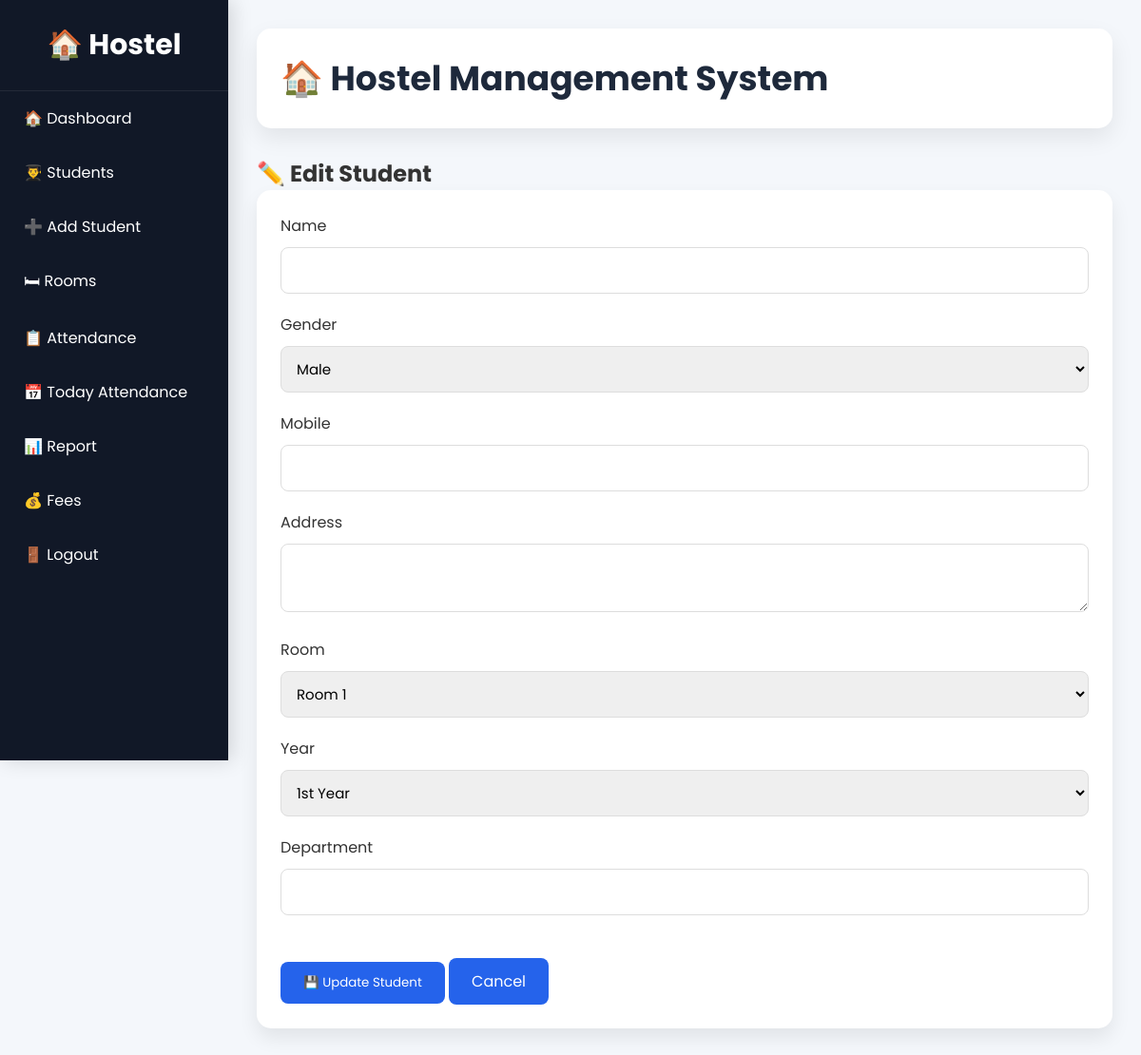
Before: /edit_student/2 (signed in) with the older database file.
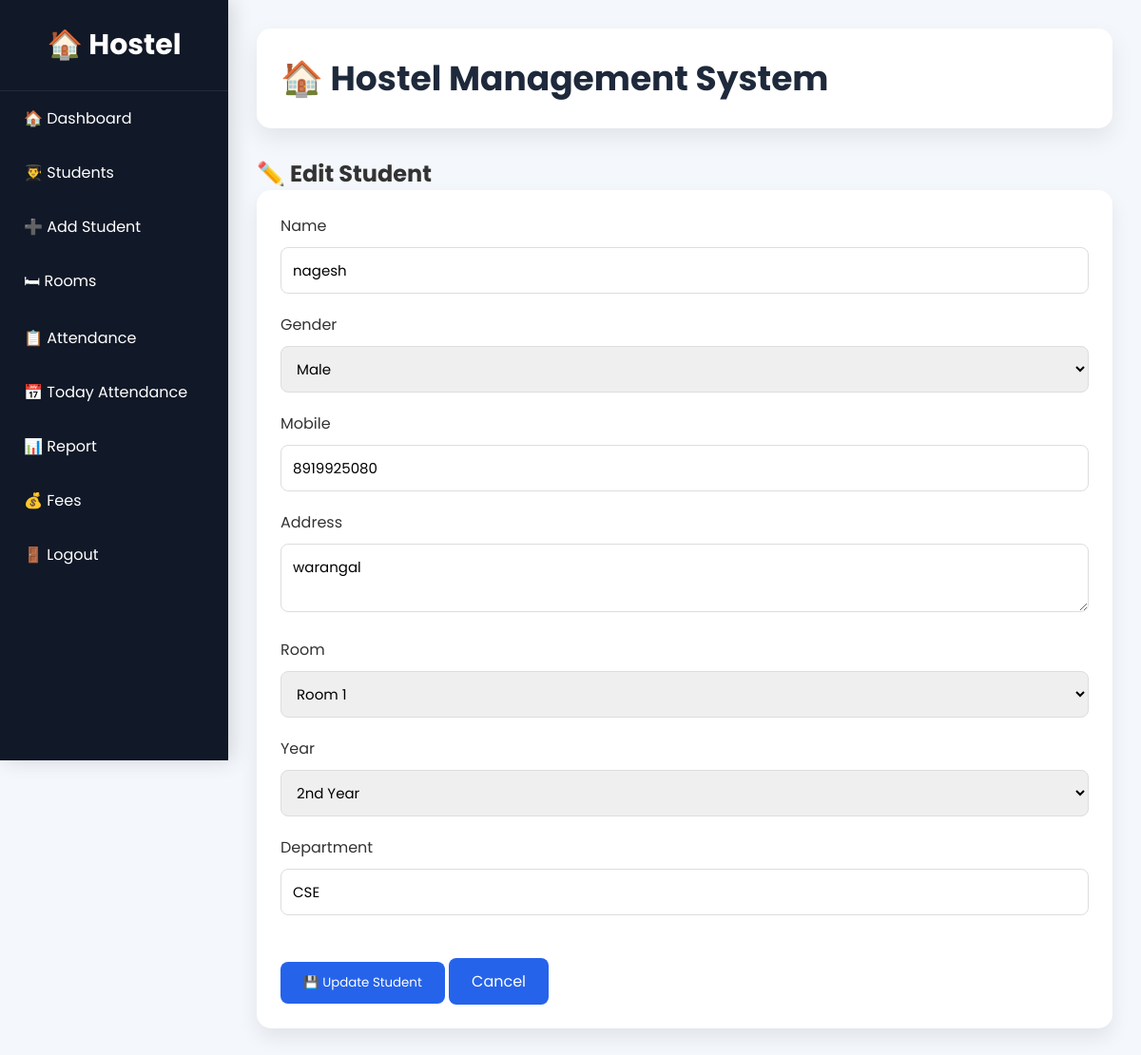
After: the same page with the newer database file.
### tables this page shows
CREATE TABLE students (
        id INTEGER PRIMARY KEY AUTOINCREMENT,
        name TEXT,
        gender TEXT,
        mobile TEXT,
        address TEXT,
        room_no INTEGER,
        year TEXT,
        department TEXT
    );

### app.py (the view, shortened to what this page needs)
@app.route("/edit_student/<int:student_id>", methods=["GET", "POST"])
def edit_student(student_id):
    if not is_logged_in():
        return redirect(url_for("login"))
    conn = get_db()
    cursor = conn.cursor()
    cursor.execute(
        "SELECT * FROM students WHERE id=?",
        (student_id,)
    )
    student = cursor.fetchone()
    conn.close()
    return render_template(
        "edit_student.html",
        student=student
    )

### app.py (called while the page is built)
def is_logged_in():
    return "user" in session

### database.py (called while the page is built)
def get_db():
    conn = sqlite3.connect(DATABASE)
    conn.row_factory = sqlite3.Row
    return conn

### templates/edit_student.html (shortened to what this page needs)
{% extends "layout.html" %}
{% block content %}
<div class="container">
    <h2>✏️ Edit Student</h2>
    <form method="POST">
        <label>Name</label>
        <input type="text" name="name" value="{{ student.name }}" required>
        <label>Gender</label>
        <select name="gender" required>
            <option value="Male" {% if student.gender=="Male" %}selected{% endif %}>Male</option>
        </select>
        <label>Mobile</label>
        <input type="text" name="mobile" value="{{ student.mobile }}" required>
        <label>Address</label>
        <textarea name="address" required>{{ student.address }}</textarea>
        <label>Room</label>
        <select name="room_no" required>
            {% for i in range(1,7) %}
            <option value="{{ i }}" {% if student.room==i %}selected{% endif %}>
                Room {{ i }}
            </option>
            {% endfor %}
        </select>
        <label>Year</label>
        <select name="year" required>
            <option value="1st Year" {% if student.year=="1st Year" %}selected{% endif %}>1st Year</option>
            <option value="2nd Year" {% if student.year=="2nd Year" %}selected{% endif %}>2nd Year</option>
        </select>
        <label>Department</label>
        <input type="text" name="department" value="{{ student.department }}" required>
        <br><br>
        <button type="submit" class="btn btn-success">
            💾 Update Student
        </button>
        <a href="{{ url_for('students') }}" class="btn btn-danger">
            Cancel
        </a>
    </form>
</div>
{% endblock %}

Changed rows visible on the page:
added students: name "nagesh", gender "Male", mobile "8919925080", address "warangal", year "2nd Year", department "CSE"
Other visible differences:
form field gender: "Male" → (not shown)
form field year: "1st Year" → (not shown)
